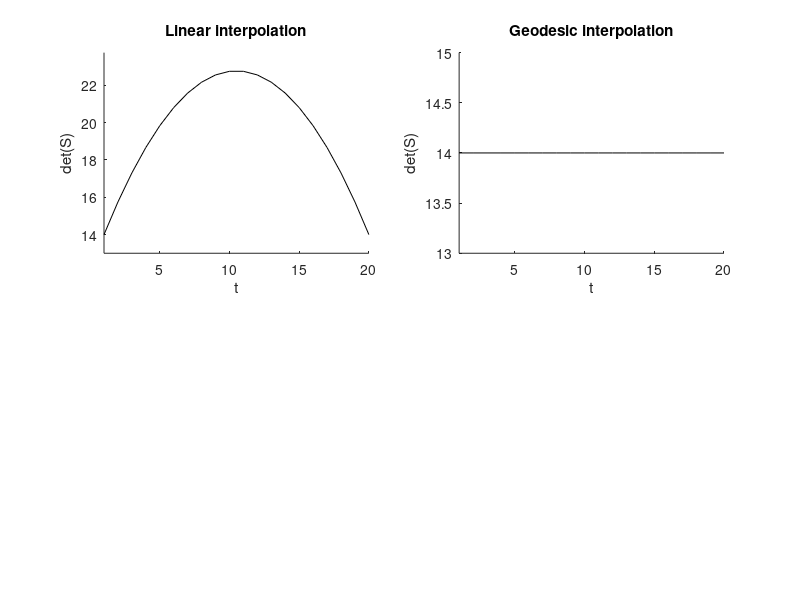

The MATLAB script that drew this image: (Note: this script raises an error after producing the figure.)
function demo_Riemannian_cov_interp01
% Covariance interpolation on Riemannian manifold
%
% Writing code takes time. Polishing it and making it available to others takes longer! 
% If some parts of the code were useful for your research of for a better understanding 
% of the algorithms, please cite the related publications.
%
% @article{Jaquier17IROS,
%   author="Jaquier, N. and Calinon, S.",
%   title="Gaussian Mixture Regression on Symmetric Positive Definite Matrices Manifolds: 
%	    Application to Wrist Motion Estimation with s{EMG}",
%   year="2017",
%	  booktitle = "{IEEE/RSJ} Intl. Conf. on Intelligent Robots and Systems ({IROS})",
%	  address = "Vancouver, Canada"
% }
% 
% Copyright (c) 2017 Sylvain Calinon, Idiap Research Institute, http://idiap.ch/
% 
% This file is part of PbDlib, http://www.idiap.ch/software/pbdlib/
% 
% PbDlib is free software: you can redistribute it and/or modify
% it under the terms of the GNU General Public License version 3 as
% published by the Free Software Foundation.
% 
% PbDlib is distributed in the hope that it will be useful,
% but WITHOUT ANY WARRANTY; without even the implied warranty of
% MERCHANTABILITY or FITNESS FOR A PARTICULAR PURPOSE. See the
% GNU General Public License for more details.
% 
% You should have received a copy of the GNU General Public License
% along with PbDlib. If not, see <http://www.gnu.org/licenses/>.


addpath('./m_fcts/');


%% Parameters
%%%%%%%%%%%%%%%%%%%%%%%%%%%%%%%%%%%%%%%%%%%%%%%%%%%%%%%%%%%%%%%%%%%%%%%%%%%
model.nbVar = 2; %Number of variables
model.nbStates = 2; %Number of states
nbData = 20; %Number of interpolations
% nbIter = 5; %Number of iteration for the Gauss Newton algorithm


%% Gaussians parameters
%%%%%%%%%%%%%%%%%%%%%%%%%%%%%%%%%%%%%%%%%%%%%%%%%%%%%%%%%%%%%%%%%%%%%%%%%
model.Mu(:,1) = [0; 0];
d1 = [2; 3];
model.Sigma(:,:,1) = d1*d1' + eye(model.nbVar)*1;

model.Mu(:,2) = [10; 0];
% d2 = [4; 1];
% model.Sigma(:,:,2) = d2*d2' + eye(model.nbVar)*1E-1;
[R,~] = qr(randn(model.nbVar));
model.Sigma(:,:,2) = R * model.Sigma(:,:,1) * R';


%% Linear interpolation
%%%%%%%%%%%%%%%%%%%%%%%%%%%%%%%%%%%%%%%%%%%%%%%%%%%%%%%%%%%%%%%%%%%%%%%%%
w = [linspace(1,0,nbData); linspace(0,1,nbData)];
Mu0 = interp1([1,0], model.Mu', w(1,:))';
Sigma0 = zeros(model.nbVar,model.nbVar,nbData);
for t=1:nbData
	for i=1:model.nbStates
		Sigma0(:,:,t) = Sigma0(:,:,t) + w(i,t) * model.Sigma(:,:,i);
	end
	[V0(:,:,t), D0(:,:,t)] = eigs(Sigma0(:,:,t));
	S0det(t) = det(Sigma0(:,:,t)); 
	S0tra(t) = trace(Sigma0(:,:,t));
end


%% Geodesic interpolation
%%%%%%%%%%%%%%%%%%%%%%%%%%%%%%%%%%%%%%%%%%%%%%%%%%%%%%%%%%%%%%%%%%%%%%%%%
w = [linspace(1,0,nbData); linspace(0,1,nbData)];
Mu = interp1([1,0], model.Mu', w(1,:))';
Sigma = zeros(model.nbVar,model.nbVar,nbData);

% S = model.Sigma(:,:,1);
for t=1:nbData
	
% 	%Interpolation between more than 2 covariances can be computed in an iterative form
% 	for n=1:nbIter
% 		W = zeros(model.nbVar);
% 		for i=1:model.nbStates
% 			W = W + w(i,t) * logmap(model.Sigma(:,:,i), S);
% 		end
% 		S = expmap(W,S);
% 	end
% 	Sigma(:,:,t) = S;

	%Interpolation between two covariances can be computed in closed form
	Sigma(:,:,t) = expmap(w(2,t)*logmap(model.Sigma(:,:,2), model.Sigma(:,:,1)), model.Sigma(:,:,1));

	[V(:,:,t), D(:,:,t)] = eigs(Sigma(:,:,t));
	Sdet(t) = det(Sigma(:,:,t));
	Stra(t) = trace(Sigma(:,:,t));
end


%% Plots
%%%%%%%%%%%%%%%%%%%%%%%%%%%%%%%%%%%%%%%%%%%%%%%%%%%%%%%%%%%%%%%%%%%%%%%%%%%
figure('position',[10,10,1300,800]); 

%Plot determinant for linear interpolation
subplot(2,2,1); hold on; title('Linear interpolation');
plot(S0det,'k-');
axis([1, nbData, min(S0det)-1, max(S0det)+1]);
xlabel('t'); ylabel('det(S)');
%Plot determinant for geodesic interpolation
subplot(2,2,2); hold on; title('Geodesic interpolation');
plot(Sdet,'k-');
axis([1, nbData, min(Sdet)-1, max(Sdet)+1]);
xlabel('t'); ylabel('det(S)');

%Plot linear interpolation
subplot(2,2,3); hold on; axis off; 
plotGMM(model.Mu, model.Sigma, [0 0 0]);
plotGMM(Mu0, Sigma0, [0 .8 0], .1);
axis equal; set(gca,'Xtick',[]); set(gca,'Ytick',[]);
%Plot geodesic interpolation
subplot(2,2,4); hold on; axis off; 
plotGMM(model.Mu, model.Sigma, [0 0 0]);
plotGMM(Mu, Sigma, [.8 0 0], .1);
axis equal; set(gca,'Xtick',[]); set(gca,'Ytick',[]);

% pause;
% close all;
end


%% Functions
%%%%%%%%%%%%%%%%%%%%%%%%%%%%%%%%%%%%%%%%%%%%%%%%%%%%%%%%%%%%%%%%%%%%%%%%%%%
function S = expmap(W,S)
	S = S^.5 * expm(S^-.5 * W * S^-.5) * S^.5;
end

function S = logmap(W,S)
	S = S^.5 * logm(S^-.5 * W * S^-.5) * S^.5;
end




